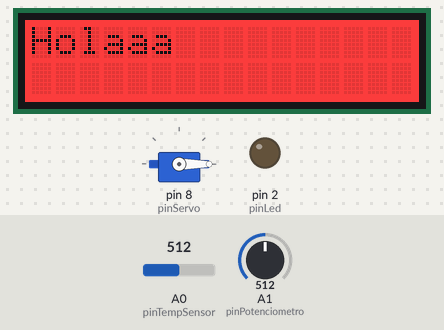
This sketch was run on a simulated Arduino Uno, built with avr-gcc and run on an emulated ATmega328P. On the bench: servo, 16×2 character LCD, output pins drawn as LEDs (lit = HIGH). The inputs (shaded band) are chosen by the test bench; at power-on: A0 (pinTempSensor) = 512, A1 (pinPotenciometro) = 512. What the sketch prints to the serial monitor is not drawn.

Above: at 7.6 s.
At 13.81 s:
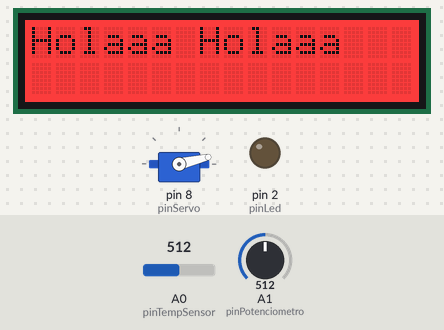
At 22.5 s:
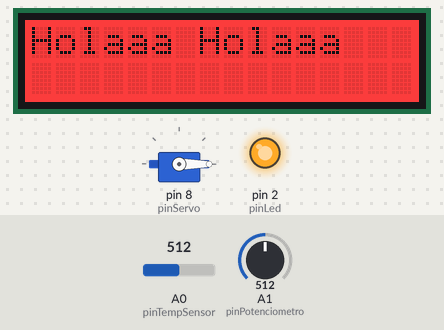
At 32.0 s:
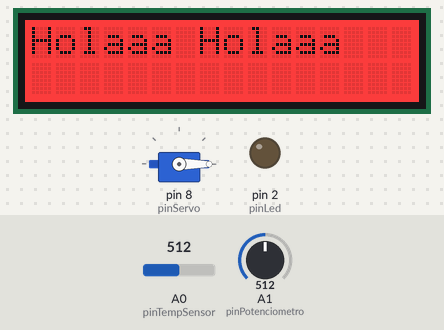
Timing chart, 0 to 40.0 s (numbered marks = the images above):
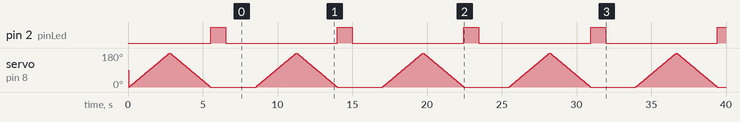

Measured:
- by itself, pin 2 (pinLed): alternates HIGH for 1.0 s and LOW for 7.5 s
- what the display in image 0 shows lasts 1.0 s, from 7.5 s to 8.5 s

The sketch:

proyecto_v1.ino
```cpp
#include <math.h>
#include <Servo.h>
#include <Wire.h>
#include "rgb_lcd.h"

rgb_lcd lcd;

const int colorR = 255;
const int colorG = 0;
const int colorB = 0;

int pos = 0;    // variable to store the servo position

Servo myservo;  // create servo object to control a servo
const int B = 4275;               // TEMPERATURE DEF - B value of the thermistor
const int R0 = 100000;            // TEMPERATURE DEF - R0 = 100k
const int pinTempSensor = A0;     // TEMPERATURE DEF - Grove - Temperature Sensor connect to A0
const int pinPotenciometro = A1;  // POTENCIOMETRO DEF - Grove - connect to A1
const int pinLed = 2;             // LED DEF - Grove mod - connect to D2
const int pinServo = 8;           // SERVO DEF - Grove - connect to D8

void setup(){
    Serial.begin(9600);
    pinsInit();
}

void loop(){
  //TEMPERATURA - INICIO
  int a = analogRead(pinTempSensor);
  float R = 1023.0/a-1.0;
  R = R0*R;
  float temperature = 1.0/(log(R/R0)/B+1/298.15)-273.15; // convert to temperature via datasheet
  Serial.print("temperature = ");
  Serial.println(temperature);
  //TEMPERATURA - FIN

  //SERVO - INICIO
  for (pos = 0; pos <= 180; pos += 1){ // goes from 0 degrees to 180 degrees
    // in steps of 1 degree
    myservo.write(pos);              // tell servo to go to position in variable 'pos'
    delay(15);                       // waits 15ms for the servo to reach the position
  }
  for (pos = 180; pos >= 0; pos -= 1){ // goes from 180 degrees to 0 degrees
    myservo.write(pos);              // tell servo to go to position in variable 'pos'
    delay(15);                       // waits 15ms for the servo to reach the position
  }
  //SERVO - FIN

  //LED - INICIO
  Serial.println("Led encendido");
  digitalWrite(pinLed, HIGH);
  delay(1000);
  Serial.println("Led apagado");
  digitalWrite(pinLed, LOW);
  delay(1000);
  //LED - FIN

  //POTENCIOMETRO - INICIO
  int degrees = getDegree(5, 300, 5);
  Serial.println("The angle between the mark and the starting position: ");
  Serial.println(degrees);
  //POTENCIOMETRO - FIN

  //LCD - INICIO
  lcd.setCursor(0, 0);
  lcd.write("Holaaa\n");
  delay(1000);
  lcd.write("Holaaa\n");
  //LCD - FIN
}

  void pinsInit(){
    pinMode(pinPotenciometro, INPUT);
    pinMode(pinLed,OUTPUT);
    myservo.attach(pinServo);
    lcd.begin(16, 2);
    lcd.setRGB(colorR, colorG, colorB);
  }

/************************************************************************/
/*Function: Get the angle between the mark and the starting position    */
/*Parameter:-void                                                       */
/*Return:   -int,the range of degrees is 0~300                          */
int getDegree(int adc_ref, int full_angle, int grove_vcc){
  int sensor_value = analogRead(pinPotenciometro);
  float voltage;
  voltage = (float)sensor_value*adc_ref/1023;
  float degrees = (voltage*full_angle)/grove_vcc;
  return degrees;
}
```
